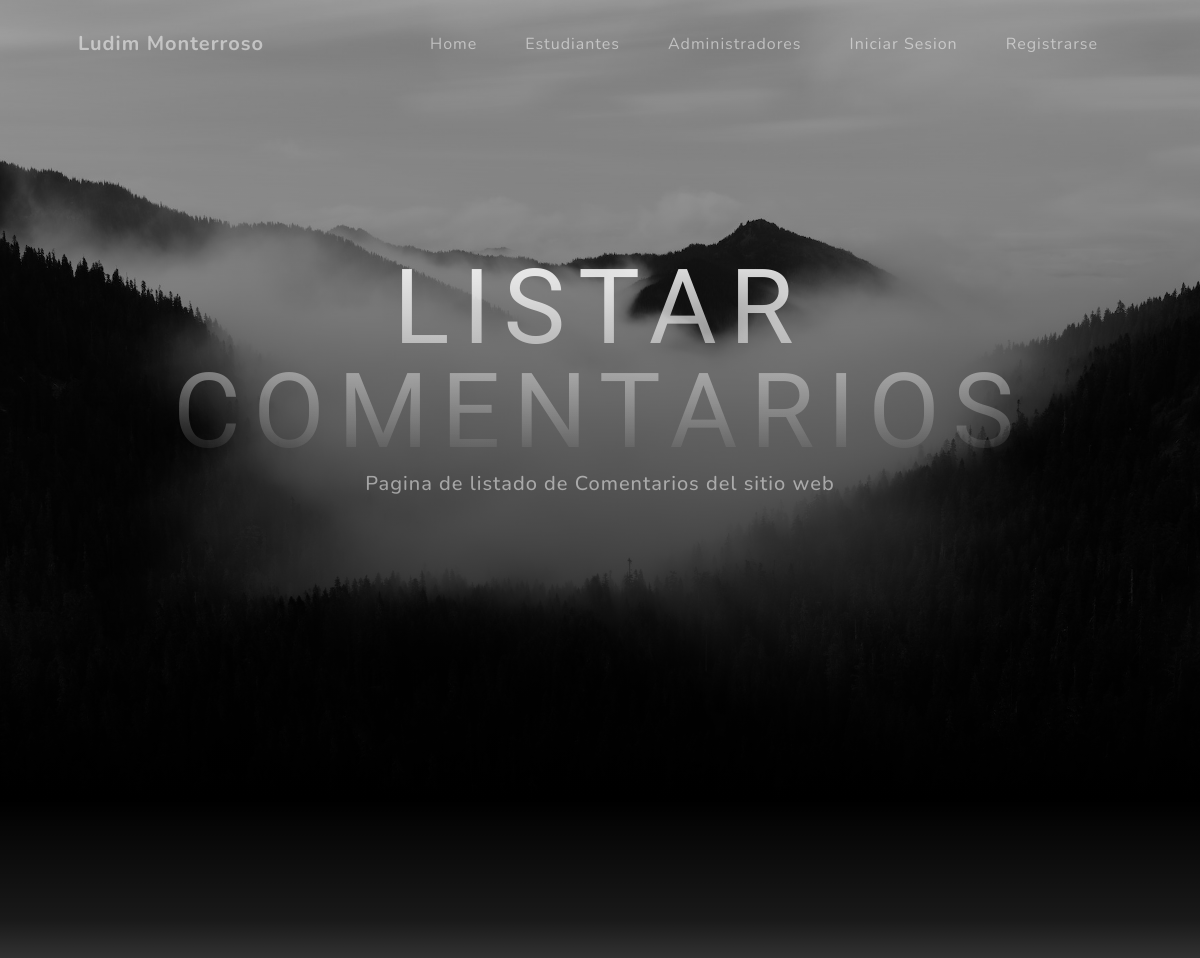
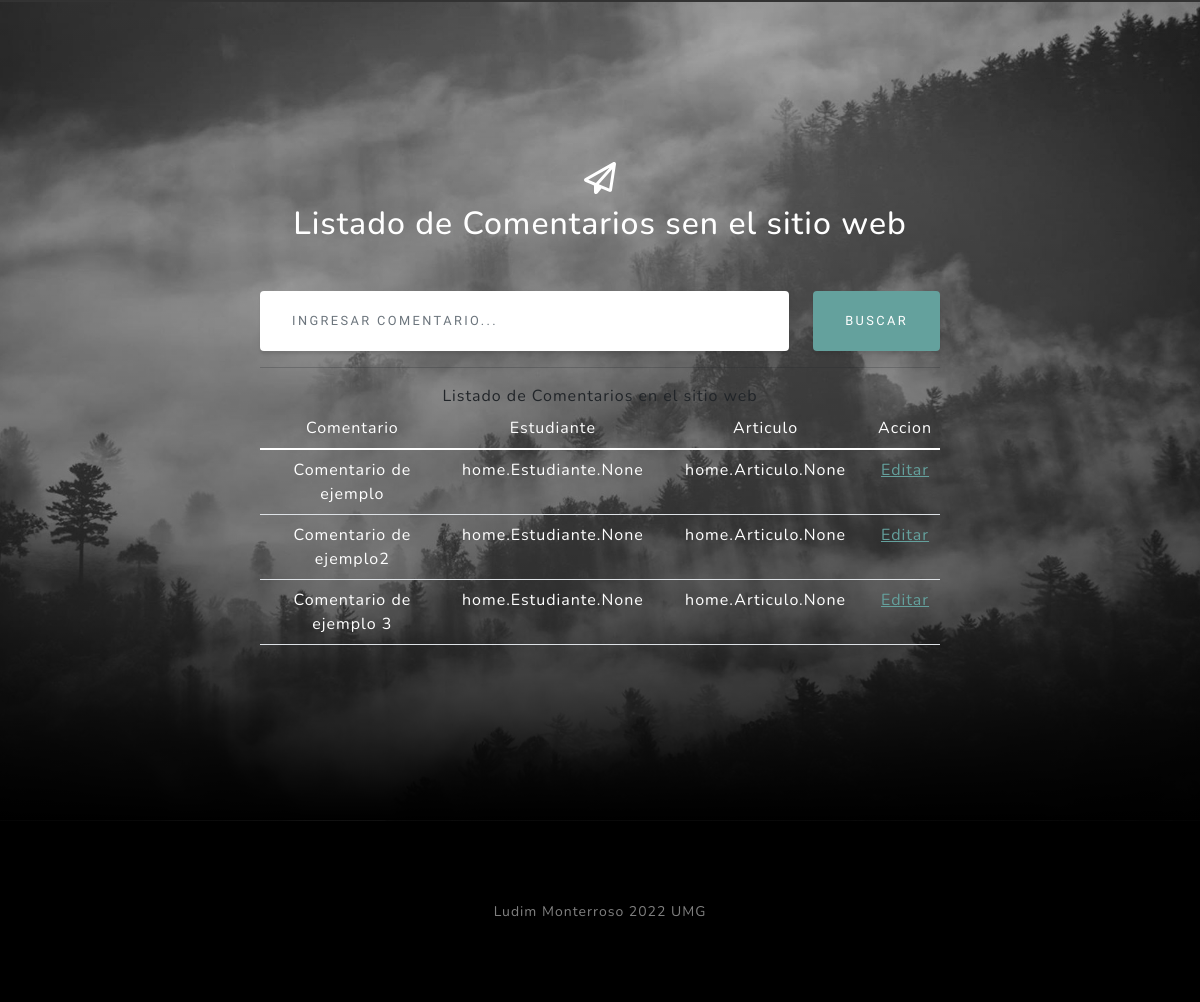
Page /home/listarcomentarios/ on the committed database (2 pictures, top to bottom).
### Apps/home/models.py (models this page shows, shortened)
class Comentario(models.Model):
    comentario = models.CharField(max_length=100)
    Estudiante = models.ManyToManyField(Estudiante)
    Articulo = models.ManyToManyField(Articulo)
    creacion = models.DateTimeField(auto_now_add = True)

### Apps/home/views.py (the view)
# urls.py: path('listarcomentarios/',ListarComentariosView.as_view(), name='listarcomentariosapp'),
class ListarComentariosView(ListView):
    template_name='listarcomentarios.html'
    model = Comentario
    def get_queryset(self):
        vNombre = self.request.GET.get('comentario')
        if(vNombre):
            return Comentario.objects.filter(comentario__icontains=vNombre)
        else:
            return Comentario.objects.all()

### Apps/home/templates/listarcomentarios.html (shortened to what this page needs)
{% extends 'base.html' %}
{% block contenido %}
    <header class="masthead">
        <div class="container px-4 px-lg-5 d-flex h-100 align-items-center justify-content-center">
            <div class="d-flex justify-content-center">
                <div class="text-center">
                    <h1 class="mx-auto my-0 text-uppercase">LISTAR COMENTARIOS</h1>
                    <h2 class="text-white-50 mx-auto mt-2 mb-5">Pagina de listado de Comentarios del sitio web</h2>
                </div>
            </div>
        </div>
    </header>
    <section class="about-section text-center" id="about">
    </section>
    <section class="signup-section" id="signup">
        <div class="container px-4 px-lg-5">
            <div class="row gx-4 gx-lg-5">
                <div class="col-md-10 col-lg-8 mx-auto text-center">
                    <i class="far fa-paper-plane fa-2x mb-2 text-white"></i>
                    <h2 class="text-white mb-5">Listado de Comentarios sen el sitio web</h2>
                    <form class="form-signup" id="contactForm" data-sb-form-api-token="API_TOKEN" action="" method="GET">
                        <div class="row input-group-newsletter">
                            <div class="col">
                                <input class="form-control" id="emailAddress" type="text" name="comentario" value="{{request.GET.comentario}}" placeholder="ingresar comentario...">
                            </div>
                            <div class="col-auto">
                                <button class="btn btn-primary" id="submitButton" type="submit">Buscar</button>
                            </div>
                        </div>
                    </form>
                    <hr>
                    <caption>Listado de Comentarios en el sitio web</caption>
                    <table class="table" style="color:#FFFFFF">
                        <thead>
                            <tr>
                                <td class="col-4 themed-grid-col">Comentario</td>
                                <td class="col-4 themed-grid-col">Estudiante</td>
                                <td class="col-4 themed-grid-col">Articulo</td>
                                <td class="col-4 themed-grid-col">Accion</td>
                            </tr>
                        </thead>
                        <tbody>
                            {% for est in object_list %}
                            <tr>
                                <td>
                                    {{ est.comentario }}
                                </td>
                                <td>
                                    {{ est.Estudiante }}
                                </td>
                                <td>
                                    {{ est.Articulo }}
                                </td>
                                <td>
                                    <a href="{% url 'home:editarcomentariosapp' est.id %}" >Editar</a>
                                </td>
                            </tr>
                            {% endfor %}
                        </tbody>
                    </table>
                </div>
            </div>
        </div>
    </section>
{% endblock %}

### rows in the picture
Comentario: comentario "Comentario de ejemplo", Estudiante "home.Estudiante.None", Articulo "home.Articulo.None"
Comentario: comentario "Comentario de ejemplo2", Estudiante "home.Estudiante.None", Articulo "home.Articulo.None"
Comentario: comentario "Comentario de ejemplo 3", Estudiante "home.Estudiante.None", Articulo "home.Articulo.None"
